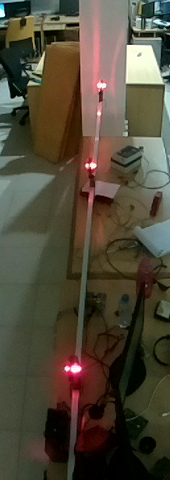
#> input picture GLM_VisualStudio_Win/LedDetector/Test.png, 170 x 480 px
$ python ColorWavelength.py
#> lines starting #> are read from the running program, lines starting #| are printed output that depends on the picture

import math
import numpy as np
import matplotlib.pyplot as plt
import matplotlib as mpl
import cv2
import colorsys

LEN_MIN = 610
LEN_MAX = 740
LEN_STEP = 1
X = [
    0.000160, 0.000662, 0.002362, 0.007242, 0.019110, 0.043400, 0.084736, 0.140638, 0.204492, 0.264737,
    0.314679, 0.357719, 0.383734, 0.386726, 0.370702, 0.342957, 0.302273, 0.254085, 0.195618, 0.132349,
    0.080507, 0.041072, 0.016172, 0.005132, 0.003816, 0.015444, 0.037465, 0.071358, 0.117749, 0.172953,
    0.236491, 0.304213, 0.376772, 0.451584, 0.529826, 0.616053, 0.705224, 0.793832, 0.878655, 0.951162,
    1.014160, 1.074300, 1.118520, 1.134300, 1.123990, 1.089100, 1.030480, 0.950740, 0.856297, 0.754930,
    0.647467, 0.535110, 0.431567, 0.343690, 0.268329, 0.204300, 0.152568, 0.112210, 0.081261, 0.057930,
    0.040851, 0.028623, 0.019941, 0.013842, 0.009577, 0.006605, 0.004553, 0.003145, 0.002175, 0.001506,
    0.001045, 0.000727, 0.000508, 0.000356, 0.000251, 0.000178, 0.000126, 0.000090, 0.000065, 0.000046,
    0.000033]

Y = [
    0.000017, 0.000072, 0.000253, 0.000769, 0.002004, 0.004509, 0.008756, 0.014456, 0.021391, 0.029497,
    0.038676, 0.049602, 0.062077, 0.074704, 0.089456, 0.106256, 0.128201, 0.152761, 0.185190, 0.219940,
    0.253589, 0.297665, 0.339133, 0.395379, 0.460777, 0.531360, 0.606741, 0.685660, 0.761757, 0.823330,
    0.875211, 0.923810, 0.961988, 0.982200, 0.991761, 0.999110, 0.997340, 0.982380, 0.955552, 0.915175,
    0.868934, 0.825623, 0.777405, 0.720353, 0.658341, 0.593878, 0.527963, 0.461834, 0.398057, 0.339554,
    0.283493, 0.228254, 0.179828, 0.140211, 0.107633, 0.081187, 0.060281, 0.044096, 0.031800, 0.022602,
    0.015905, 0.011130, 0.007749, 0.005375, 0.003718, 0.002565, 0.001768, 0.001222, 0.000846, 0.000586,
    0.000407, 0.000284, 0.000199, 0.000140, 0.000098, 0.000070, 0.000050, 0.000036, 0.000025, 0.000018,
    0.000013]

Z = [
    0.000705, 0.002928, 0.010482, 0.032344, 0.086011, 0.197120, 0.389366, 0.656760, 0.972542, 1.282500,
    1.553480, 1.798500, 1.967280, 2.027300, 1.994800, 1.900700, 1.745370, 1.554900, 1.317560, 1.030200,
    0.772125, 0.570060, 0.415254, 0.302356, 0.218502, 0.159249, 0.112044, 0.082248, 0.060709, 0.043050,
    0.030451, 0.020584, 0.013676, 0.007918, 0.003988, 0.001091, 0.000000, 0.000000, 0.000000, 0.000000,
    0.000000, 0.000000, 0.000000, 0.000000, 0.000000, 0.000000, 0.000000, 0.000000, 0.000000, 0.000000,
    0.000000, 0.000000, 0.000000, 0.000000, 0.000000, 0.000000, 0.000000, 0.000000, 0.000000, 0.000000,
    0.000000, 0.000000, 0.000000, 0.000000, 0.000000, 0.000000, 0.000000, 0.000000, 0.000000, 0.000000,
    0.000000, 0.000000, 0.000000, 0.000000, 0.000000, 0.000000, 0.000000, 0.000000, 0.000000, 0.000000,
    0.000000]

MATRIX_SRGB_D65 = [
    3.2404542, -1.5371385, -0.4985314,
    -0.9692660,  1.8760108,  0.0415560,
    0.0556434, -0.2040259,  1.0572252]

class RgbCalculator:
    # [34 lines left out: functions calWave, rgb_to_hsv, hue2wavelength, not called in this run]

    def rgb2hsv(self, r,g,b):
        #hsv = self.rgb_to_hsv(r,g,b)
        #[h,s,v] = rgb2hsv(r, g, b)

        MAX_PIXEL_VALUE = 255.0;

        r = r / MAX_PIXEL_VALUE;
        g = g / MAX_PIXEL_VALUE;
        b = b / MAX_PIXEL_VALUE;

        max_val = max(r, g, b);
        min_val = min(r, g, b);

        v = max_val;

        if max_val == 0.0:
            s = 0;
            h = 0;
        elif (max_val - min_val) == 0.0:
            s = 0;
            h = 0;
        else:
            s = (max_val - min_val) / max_val

            if max_val == r:
                h = 60 * ((g - b) / (max_val - min_val)) + 0
            elif max_val == g:
                h = 60 * ((b - r) / (max_val - min_val)) + 120
            else:
                h = 60 * ((r - g) / (max_val - min_val)) + 240

        if h < 0:
            h = h + 360.0

        h = h / 2
        s = s * MAX_PIXEL_VALUE
        v = v * MAX_PIXEL_VALUE

        return [h, s, v]


    # [56 lines left out: functions WaveLenghtToXYZFit, wavelengthToRGB, Interpolate, not called in this run]

    def GammaCorrect_sRGB(self, c):
         return (1 + a) * math.pow(c, 1 / 2.4) - a

    # [6 lines left out: function Clip, not called in this run]

    def Generate(self):
        for x in range(LEN_MIN, LEN_MAX):

           #out = self.wavelengthToRGB(x)
           img = cv2.imread("Test.png")
#> img is the input picture: shape (480, 170, 3); mean B, G, R 56.9, 72.8, 80
           b,g,r=cv2.split(img)
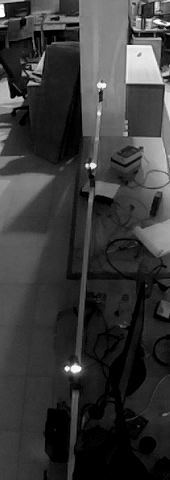
#> b: shape (480, 170); min 0, max 255, mean 56.9
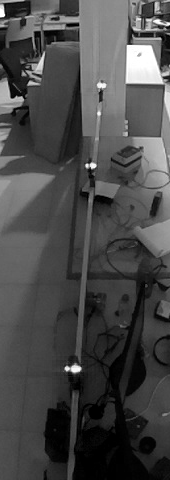
#> g: shape (480, 170); min 0, max 255, mean 72.8
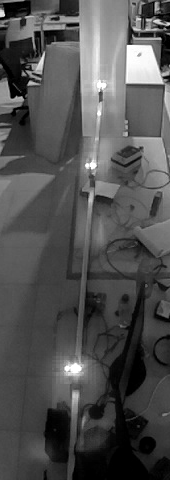
#> r: shape (480, 170); min 0, max 255, mean 80
           #whiteFrame[:] = (out[0], out[1], out[2])
           blue   = img[:, :, 0]
           green  = img[:, :, 1]
           red    = img[:, :, 2]

           cv2.imshow("Red", r)
           cv2.imshow("green", b)
           cv2.imshow("blue", g)

           imgWhite = 0 * np.ones([img.shape[0],img.shape[1]],dtype=np.uint8)
           red[red < 253] = 0
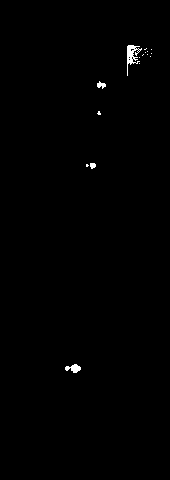
#> red: shape (480, 170); min 0, max 255, mean 1.2

           cv2.imshow("whiteFrame", img)
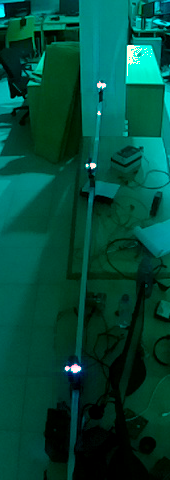
#> window 'whiteFrame': shape (480, 170, 3); mean B, G, R 56.9, 72.8, 1.2
           cv2.imshow("mask", red)


           result = cv2.bitwise_and(img, img , mask= red)
           cv2.imshow("result", result)
           cv2.waitKey(0)
           [h,s,v] = self.rgb2hsv(red, blue, green)
           [h1,s1,v1] = self.rgb_to_hsv(red, blue, green)
           v1 = self.hue2wavelength(h)
           v2 = self.hue2wavelength(h1)
           cv2.imshow("Frame", whiteFrame)
           cv2.waitKey(1)

    def __init__(self):
        self.Generate()

if __name__ == '__main__':

#> (the run stopped early here; a loop or call above may not have finished)
